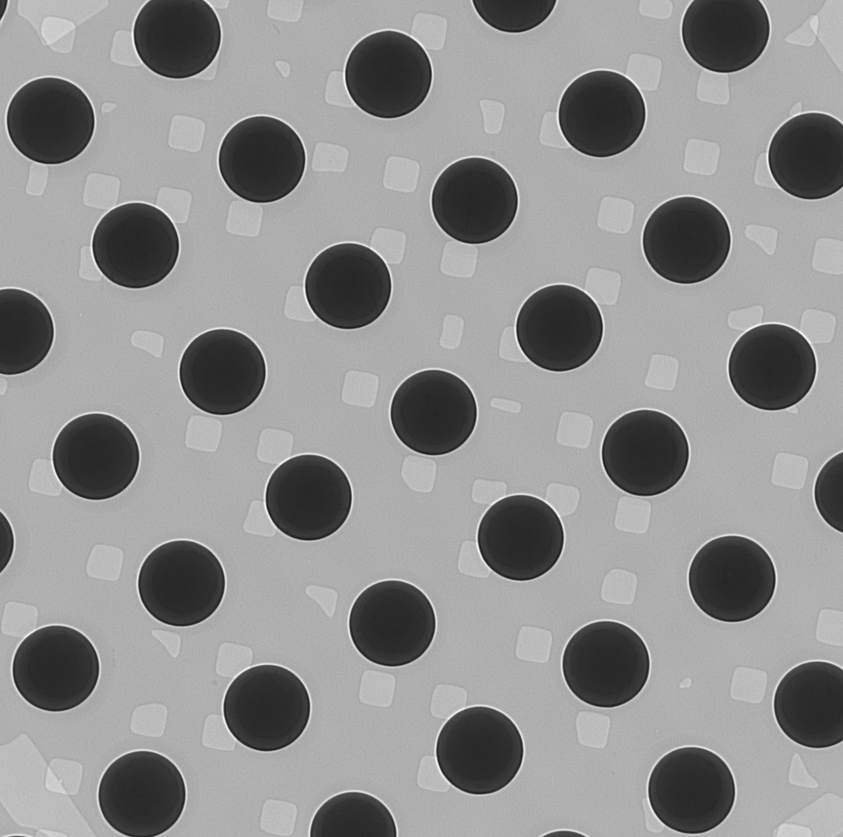
#> input picture opencv_projects/image_operations/test_data/BH1.png, 843 x 837 px, shrunk from 990 x 984 before the run, found by its file name
$ jupyter execute image_contours.ipynb   (shell and % lines are left out)
#> lines starting #> are read from the running program, lines starting #| are printed output that depends on the picture; after the words box and inside, x2 and y2 are one past the last pixel; in counts of white or black regions, pixels touching at a corner belong together
[cell 1]
import numpy as np
import cv2
import matplotlib.pyplot as plt
image = cv2.imread('/home/satyam/BH1.png')
#> image is the input picture: shape (837, 843, 3); min 24, max 253, mean 144.6
#converting RGB image to Binary
gray_image = cv2.cvtColor(image,cv2.COLOR_BGR2GRAY)
ret,thresh = cv2.threshold(gray_image,100,300,0)
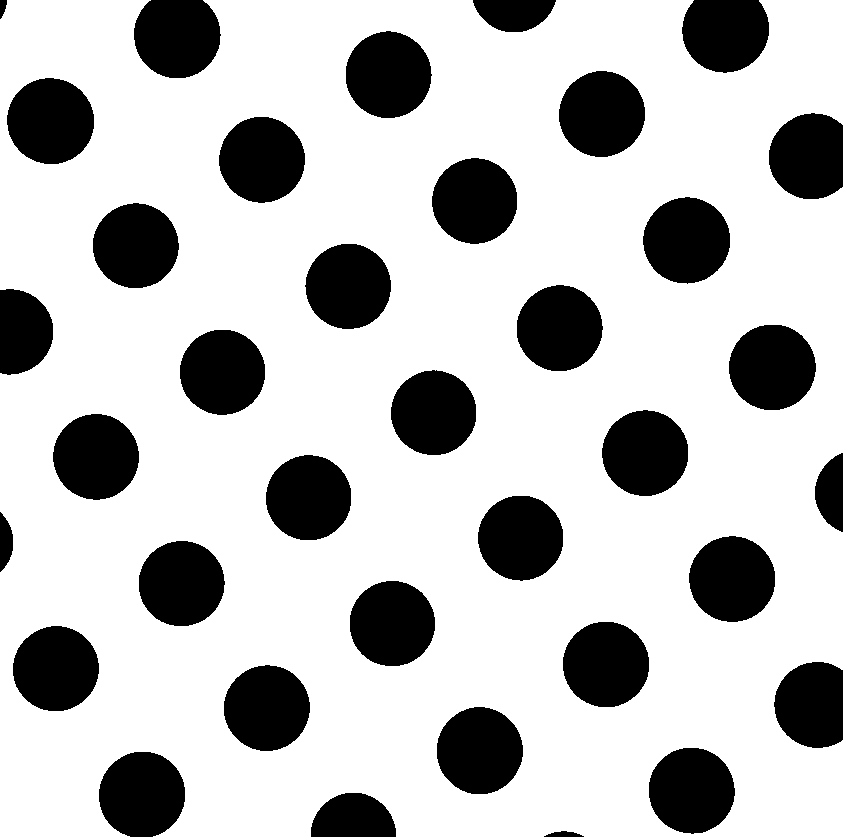
#> thresh: shape (837, 843); 75% white; 36 black regions
#calculate the contours from binary image
contours,hierarchy = cv2.findContours(thresh,cv2.RETR_TREE,cv2.CHAIN_APPROX_SIMPLE)
#> contours = 25 contours; largest, box (x1, y1, x2, y2) and area: (0, 0, 843, 837) 665378, (436, 706, 524, 795) 5996, (6, 77, 95, 165) 5992, (642, 196, 731, 285) 5988, (728, 324, 817, 411) 5966
with_contours = cv2.drawContours(image,contours,-1,(0,200,0),10)
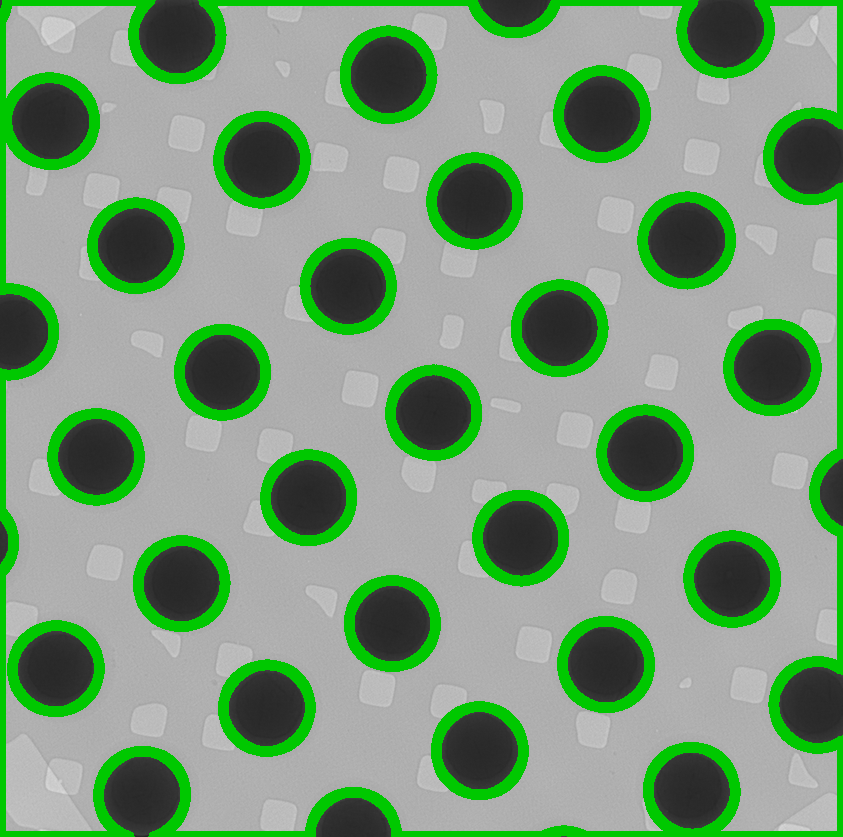
#> with_contours: shape (837, 843, 3); mean B, G, R 124, 154.6, 124
plt.imshow(with_contours)
